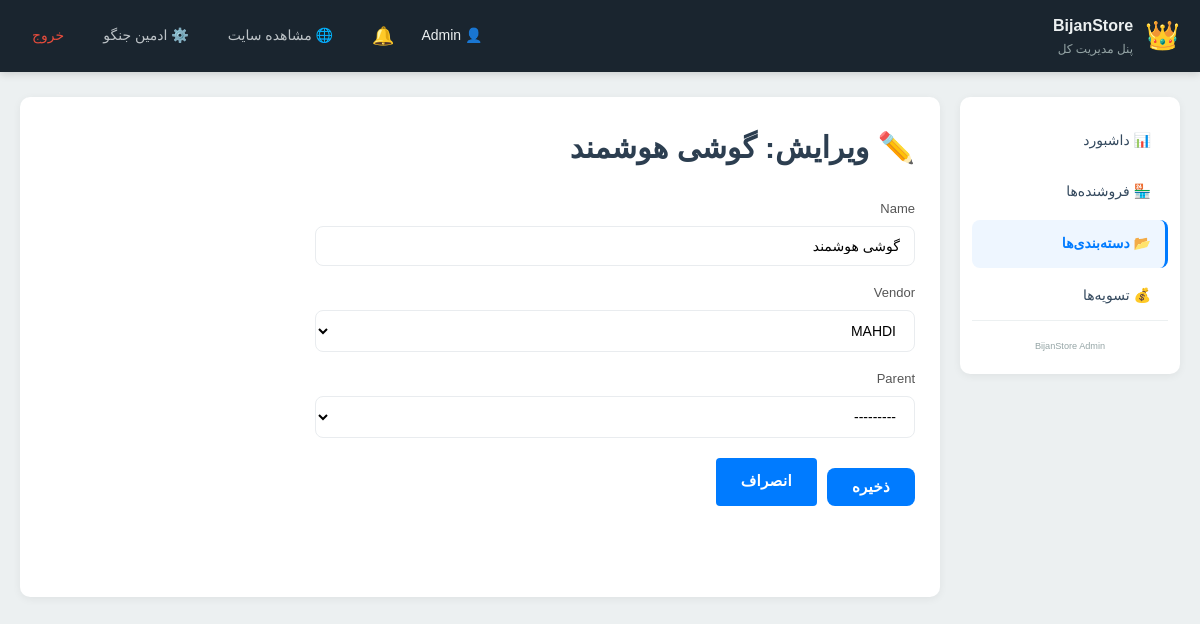
Screenshot of /dashboard/categories/2/edit/ (signed in) with the database file from the repository.
### catalog/models.py (models this page shows, shortened)
class Category(models.Model):
    vendor = models.ForeignKey(Vendor, on_delete=models.CASCADE, related_name='categories')
    name = models.CharField(max_length=100)
    slug = models.SlugField(max_length=120, unique=True, blank=True, allow_unicode=True)
    parent = models.ForeignKey('self', on_delete=models.CASCADE, null=True, blank=True, related_name='children')
    class Meta:
        verbose_name_plural = "Categories"
    def __str__(self):
        return self.name

### dashboard/views.py (the view)
# urls.py: path('categories/<int:category_id>/edit/', views.category_edit, name='category_edit'),
@staff_member_required
def category_edit(request, category_id):
    category = get_object_or_404(Category, id=category_id)
    if request.method == 'POST':
        form = CategoryForm(request.POST, instance=category)
        if form.is_valid():
            form.save()
            messages.success(request, "دسته‌بندی به‌روزرسانی شد.")
            return redirect('dashboard:category_list')
    else:
        form = CategoryForm(instance=category)
    return render(request, 'dashboard/category_form.html', {
        'form': form,
        'mode': 'edit',
        'category': category,
    })

### dashboard/views.py
class CategoryForm(forms.ModelForm):
    class Meta:
        model = Category
        fields = ['name', 'vendor', 'parent']
        widgets = {
            'name': forms.TextInput(attrs={'class': 'form-input'}),
            'vendor': forms.Select(attrs={'class': 'form-input'}),
            'parent': forms.Select(attrs={'class': 'form-input'}),
        }

### notifications/context_processors.py (called while the page is built)
def notification_count(request):
    if request.user.is_authenticated:
        count = request.user.notifications.filter(is_read=False).count()
        return {'unread_notifications_count': count}
    return {'unread_notifications_count': 0}

### orders/context_processors.py (called while the page is built)
def cart_info(request):
    try:
        cart = get_or_create_cart(request)
        return {'cart_count': cart.total_items}
    except Exception:
        return {'cart_count': 0}

### orders/models.py (called while the page is built)
    @property
    def total_items(self):
        return sum(item.quantity for item in self.items.all())

### orders/utils.py (called while the page is built)
def get_or_create_cart(request):
    if not request.session.session_key:
        request.session.create()
    if request.user.is_authenticated:
        cart, _ = Cart.objects.get_or_create(user=request.user, defaults={'session_key': None})
    else:
        cart, _ = Cart.objects.get_or_create(session_key=request.session.session_key, user=None)
    return cart

### vendors/context_processors.py (called while the page is built)
def vendor_status(request):
    if request.user.is_authenticated:
        try:
            vendor = request.user.vendor
            return {'current_vendor': vendor}
        except Exception:
            return {'current_vendor': None}
    return {'current_vendor': None}

### vendors/models.py (called while the page is built)
    def __str__(self):
        return self.name

### dashboard/templates/dashboard/category_form.html (shortened to what this page needs)
{% extends 'dashboard/base_dashboard.html' %}
{% block admin_content %}
<h1 class="page-title">
    {% if mode == 'create' %}➕ دسته‌بندی جدید{% else %}✏️ ویرایش: {{ category.name }}{% endif %}
</h1>
<form method="post" class="product-form">
    {% for field in form %}
        <div class="form-group">
            <label for="{{ field.id_for_label }}">{{ field.label }}</label>
            {{ field }}
        </div>
    {% endfor %}
    <div style="display:flex; gap:10px; margin-top:20px;">
        <button type="submit" class="btn-primary" style="width:auto; padding:10px 25px;">
            {% if mode == 'create' %}ایجاد{% else %}ذخیره{% endif %}
        </button>
        <a href="{% url 'dashboard:category_list' %}" class="btn-small"
           style="padding:10px 25px; text-decoration:none;">انصراف</a>
    </div>
</form>
{% endblock %}

### dashboard/templates/dashboard/base_dashboard.html (shortened to what this page needs)
{% load static %}
<!DOCTYPE html>
<html lang="fa" dir="rtl">
<head>
    <link rel="stylesheet" href="{% static 'css/style.css' %}">
</head>
<body class="admin-body">
    <header class="admin-topbar">
        <div class="admin-topbar-inner">
            <div class="admin-brand">
                <span>👑</span>
                <div>
                    <div class="brand-title">BijanStore</div>
                    <div class="brand-subtitle">پنل مدیریت کل</div>
                </div>
            </div>
            <div class="admin-user">
                <span>👤 {{ user.username }}</span>
                <a href="{% url 'notifications:list' %}" class="topbar-link notif-bell">
                    🔔
                </a>
                <a href="{% url 'catalog:home' %}" target="_blank">🌐 مشاهده سایت</a>
                <a href="/admin/" class="topbar-link">⚙️ ادمین جنگو</a>
                <a href="{% url 'accounts:logout' %}" class="logout">خروج</a>
            </div>
        </div>
    </header>
    <div class="admin-layout">
        <aside class="admin-sidebar">
            <nav>
                <a href="{% url 'dashboard:admin_dashboard' %}"
                   class="{% if request.resolver_match.url_name == 'admin_dashboard' %}active{% endif %}">
                    📊 داشبورد
                </a>
                <a href="{% url 'dashboard:vendor_management' %}"
                   class="{% if 'vendor' in request.resolver_match.url_name %}active{% endif %}">
                    🏪 فروشنده‌ها
                </a>
                <a href="{% url 'dashboard:category_list' %}"
                   class="{% if 'category' in request.resolver_match.url_name %}active{% endif %}">
                    📂 دسته‌بندی‌ها
                </a>
                <a href="{% url 'dashboard:settlements' %}"
                   class="{% if request.resolver_match.url_name == 'settlements' %}active{% endif %}">
                    💰 تسویه‌ها
                </a>
            </nav>
            <div class="sidebar-footer">
                <small>BijanStore Admin</small>
            </div>
        </aside>
        <main class="admin-content">
            {% block admin_content %}{% endblock %}
        </main>
    </div>
</body>
</html>

### static/css/style.css (style rules this page uses)
:root { --primary: #007bff; --primary-dark: #0056b3; --success: #28a745; --danger: #dc3545; --warning: #ffc107; --info: #17a2b8; --dark: #2c3e50; --gray: #6c757d; --light-bg: #f8f9fa; --border: #e9ecef; --radius: 10px; --shadow-sm: 0 2px 8px rgba(0,0,0,0.06); --shadow-md: 0 4px 16px rgba(0,0,0,0.1); --shadow-lg: 0 8px 32px rgba(0,0,0,0.15); }
* { box-sizing: border-box; margin: 0; padding: 0; -webkit-tap-highlight-color: transparent; }
html { scroll-behavior: smooth; }
body { font-family: 'Vazirmatn', Tahoma, sans-serif; background: var(--light-bg); color: #333; line-height: 1.7; font-size: 15px; min-height: 100vh; display: flex; flex-direction: column; }
.page-title { margin-bottom: 25px; color: #2c3e50; }
.form-input, .form-group input, .form-group select, .form-group textarea { width: 100%; padding: 11px 14px; border: 1.5px solid var(--border); border-radius: 8px; font-family: inherit; font-size: 14px; transition: 0.2s; background: #fff; }
.form-group { margin-bottom: 16px; }
.form-group label { display: block; margin-bottom: 6px; font-size: 13px; color: #555; font-weight: 500; }
.btn-primary { display: inline-block; width: 100%; background: var(--primary); color: #fff; border: none; padding: 12px 20px; border-radius: 8px; cursor: pointer; font-family: inherit; font-size: 15px; font-weight: 600; letter-spacing: 0.3px; text-decoration: none; text-align: center; margin-top: 10px; transition: all 0.2s ease; }
.btn-add, .btn-checkout, .btn-small { transition: all 0.2s ease; font-weight: 600; letter-spacing: 0.3px; text-decoration: none; display: inline-block; }
.btn-small { background: #007bff; color: #fff; border: none; padding: 5px 10px; border-radius: 4px; cursor: pointer; }
.product-form { max-width: 600px; }
.brand-title { font-weight: bold; font-size: 16px; }
.brand-subtitle { font-size: 12px; color: #95a5a6; }
.topbar-link { color: #bdc3c7; text-decoration: none; padding: 6px 12px; border-radius: 6px; transition: 0.2s; }
.sidebar-footer { text-align: center; color: #95a5a6; font-size: 11px; padding-top: 15px; border-top: 1px solid #ecf0f1; }
.admin-body { background: #ecf0f1; padding: 0; display: block; min-height: 100vh; }
.admin-topbar { background: #1a252f; color: #ecf0f1; box-shadow: 0 2px 8px rgba(0,0,0,0.15); position: sticky; top: 0; z-index: 100; }
.admin-topbar-inner { max-width: 1400px; margin: 0 auto; padding: 12px 20px; display: flex; justify-content: space-between; align-items: center; }
.admin-brand { display: flex; align-items: center; gap: 12px; font-size: 28px; }
.admin-brand .brand-title { font-size: 16px; font-weight: bold; }
.admin-brand .brand-subtitle { font-size: 12px; color: #95a5a6; }
.admin-user { display: flex; align-items: center; gap: 15px; font-size: 14px; }
.admin-user a { color: #bdc3c7; text-decoration: none; padding: 6px 12px; border-radius: 6px; }
.admin-user .logout { color: #e74c3c; }
.admin-layout { display: grid; grid-template-columns: 220px 1fr; gap: 20px; max-width: 1400px; margin: 25px auto; padding: 0 20px; }
.admin-sidebar { background: #fff; border-radius: 10px; padding: 20px 12px; height: fit-content; box-shadow: 0 2px 8px rgba(0,0,0,0.06); }
.admin-sidebar nav { display: flex; flex-direction: column; gap: 4px; }
.admin-sidebar nav a { color: #34495e; text-decoration: none; padding: 12px 14px; border-radius: 8px; font-size: 14px; transition: 0.2s; border-right: 3px solid transparent; }
.admin-sidebar nav a.active { background: #eef6ff; color: #007bff; border-right-color: #007bff; font-weight: bold; }
.sidebar-footer { text-align: center; color: #95a5a6; font-size: 11px; padding-top: 15px; }
.admin-content { background: #fff; border-radius: 10px; padding: 25px; box-shadow: 0 2px 8px rgba(0,0,0,0.06); min-height: 500px; }
.notif-bell { position: relative; display: inline-flex; align-items: center; padding: 6px 12px; text-decoration: none; font-size: 18px; }

### rows the page displays
Category: name "گوشی هوشمند", form "گوشی هوشمند" "MAHDI" "---------"

### other values shown
{{ user.username }} "Admin"
{{ field.label }} "Name" "Vendor" "Parent"
